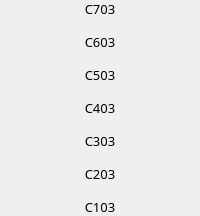
                            <widget class="QFrame" name="frame_68">
                             <property name="frameShape">
                              <enum>QFrame::NoFrame</enum>
                             </property>
                             <property name="frameShadow">
                              <enum>QFrame::Raised</enum>
                             </property>
                             <layout class="QVBoxLayout" name="verticalLayout_72">
                              <property name="spacing">
                               <number>15</number>
                              </property>
                              <property name="leftMargin">
                               <number>0</number>
                              </property>
                              <property name="topMargin">
                               <number>0</number>
                              </property>
                              <property name="rightMargin">
                               <number>0</number>
                              </property>
                              <property name="bottomMargin">
                               <number>0</number>
                              </property>
                              <item>
                               <widget class="QLabel" name="label_c703">
                                <property name="font">
                                 <font>
                                  <family>Mitr SemiBold</family>
                                  <pointsize>10</pointsize>
                                 </font>
                                </property>
                                <property name="text">
                                 <string>C703</string>
                                </property>
                                <property name="alignment">
                                 <set>Qt::AlignCenter</set>
                                </property>
                               </widget>
                              </item>
                              <item>
                               <widget class="QLabel" name="label_c603">
                                <property name="font">
                                 <font>
                                  <family>Mitr SemiBold</family>
                                  <pointsize>10</pointsize>
                                 </font>
                                </property>
                                <property name="text">
                                 <string>C603</string>
                                </property>
                                <property name="alignment">
                                 <set>Qt::AlignCenter</set>
                                </property>
                               </widget>
                              </item>
                              <item>
                               <widget class="QLabel" name="label_c503">
                                <property name="font">
                                 <font>
                                  <family>Mitr SemiBold</family>
                                  <pointsize>10</pointsize>
                                 </font>
                                </property>
                                <property name="text">
                                 <string>C503</string>
                                </property>
                                <property name="alignment">
                                 <set>Qt::AlignCenter</set>
                                </property>
                               </widget>
                              </item>
                              <item>
                               <widget class="QLabel" name="label_c403">
                                <property name="font">
                                 <font>
                                  <family>Mitr SemiBold</family>
                                  <pointsize>10</pointsize>
                                 </font>
                                </property>
                                <property name="text">
                                 <string>C403</string>
                                </property>
                                <property name="alignment">
                                 <set>Qt::AlignCenter</set>
                                </property>
                               </widget>
                              </item>
                              <item>
                               <widget class="QLabel" name="label_c303">
                                <property name="font">
                                 <font>
                                  <family>Mitr SemiBold</family>
                                  <pointsize>10</pointsize>
                                 </font>
                                </property>
                                <property name="text">
                                 <string>C303</string>
                                </property>
                                <property name="alignment">
                                 <set>Qt::AlignCenter</set>
                                </property>
                               </widget>
                              </item>
                              <item>
                               <widget class="QLabel" name="label_c203">
                                <property name="font">
                                 <font>
                                  <family>Mitr SemiBold</family>
                                  <pointsize>10</pointsize>
                                 </font>
                                </property>
                                <property name="text">
                                 <string>C203</string>
                                </property>
                                <property name="alignment">
                                 <set>Qt::AlignCenter</set>
                                </property>
                               </widget>
                              </item>
                              <item>
                               <widget class="QLabel" name="label_c103">
                                <property name="font">
                                 <font>
                                  <family>Mitr SemiBold</family>
                                  <pointsize>10</pointsize>
                                 </font>
                                </property>
                                <property name="text">
                                 <string>C103</string>
                                </property>
                                <property name="alignment">
                                 <set>Qt::AlignCenter</set>
                                </property>
                               </widget>
                              </item>
                             </layout>
                            </widget>
